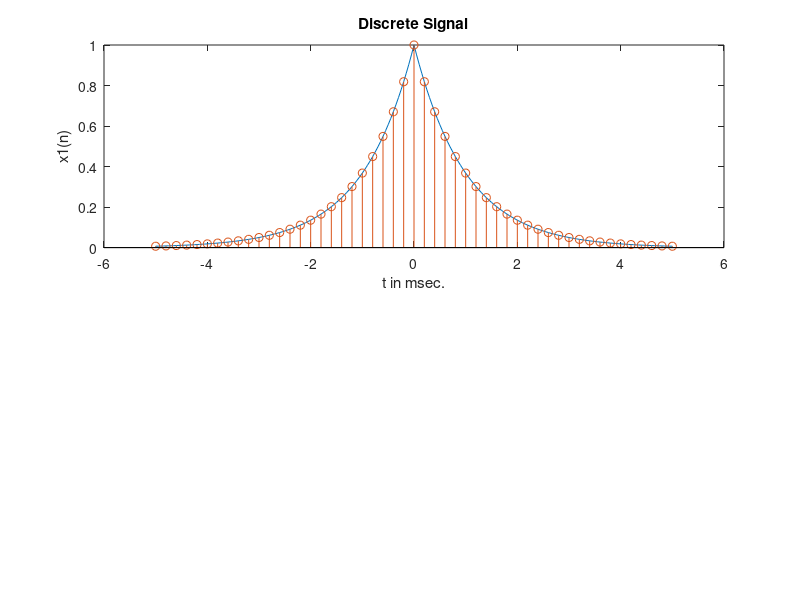

Write MATLAB code to recreate this figure. (Note: this script raises an error after producing the figure.)
% Example 3.19a

dt = 0.00005; t = -0.005:dt:0.005; 
xa = exp(-1000*abs(t));

Ts = 0.0002; n = -25:1:25; x = exp(-1000*abs(n*Ts));
K = 500; k = 0:1:K;
w = pi*k/K;

X = x * exp(-j*n'*w);
X = real(X);
w = [-fliplr(w), w(2:K+1)];
X = [fliplr(X), X(2:K+1)];

subplot(2,1,1);plot(t*1000,xa);
xlabel('t in msec.'); ylabel('x1(n)')
title('Discrete Signal'); hold on

stem(n*Ts*1000,x); gtext('Ts=0.2 msec'); hold off

subplot(2,1,2);plot(w/pi,X);
xlabel('Frequency in pi units'); ylabel('X1(w)')
title('Discrete-time Fourier Transform')
